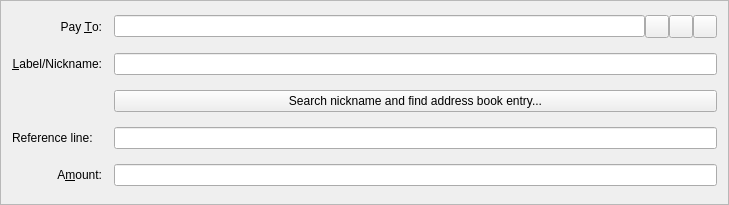
<?xml version="1.0" encoding="UTF-8"?>
<ui version="4.0">
 <class>SendCoinsEntry</class>
 <widget class="QFrame" name="SendCoinsEntry">
  <property name="geometry">
   <rect>
    <x>0</x>
    <y>0</y>
    <width>729</width>
    <height>205</height>
   </rect>
  </property>
  <property name="windowTitle">
   <string>Form</string>
  </property>
  <property name="frameShape">
   <enum>QFrame::StyledPanel</enum>
  </property>
  <property name="frameShadow">
   <enum>QFrame::Sunken</enum>
  </property>
  <layout class="QGridLayout" name="gridLayout">
   <property name="spacing">
    <number>12</number>
   </property>
   <item row="8" column="0">
    <widget class="QLabel" name="label">
     <property name="text">
      <string>A&amp;mount:</string>
     </property>
     <property name="alignment">
      <set>Qt::AlignRight|Qt::AlignTrailing|Qt::AlignVCenter</set>
     </property>
     <property name="buddy">
      <cstring>payAmount</cstring>
     </property>
    </widget>
   </item>
   <item row="3" column="0">
    <widget class="QLabel" name="label_2">
     <property name="text">
      <string>Pay &amp;To:</string>
     </property>
     <property name="alignment">
      <set>Qt::AlignRight|Qt::AlignTrailing|Qt::AlignVCenter</set>
     </property>
     <property name="buddy">
      <cstring>payTo</cstring>
     </property>
    </widget>
   </item>
   <item row="8" column="2">
    <widget class="BitcoinAmountField" name="payAmount"/>
   </item>
   <item row="5" column="0">
    <widget class="QLabel" name="label_4">
     <property name="text">
      <string>&amp;Label/Nickname:</string>
     </property>
     <property name="alignment">
      <set>Qt::AlignRight|Qt::AlignTrailing|Qt::AlignVCenter</set>
     </property>
     <property name="buddy">
      <cstring>addAsLabel</cstring>
     </property>
    </widget>
   </item>
   <item row="3" column="2">
    <layout class="QHBoxLayout" name="payToLayout">
     <property name="spacing">
      <number>0</number>
     </property>
     <item>
      <widget class="QValidatedLineEdit" name="payTo">
       <property name="toolTip">
        <string>The address to send the payment to (e.g. 1NS17iag9jJgTHD1VXjvLCEnZuQ3rJDE9L)</string>
       </property>
       <property name="maxLength">
        <number>34</number>
       </property>
      </widget>
     </item>
     <item>
      <widget class="QToolButton" name="addressBookButton">
       <property name="toolTip">
        <string>Choose address from address book</string>
       </property>
       <property name="text">
        <string/>
       </property>
       <property name="icon">
        <iconset resource="../bitcoin.qrc">
         <normaloff>:/icons/address-book</normaloff>:/icons/address-book</iconset>
       </property>
       <property name="shortcut">
        <string>Alt+A</string>
       </property>
      </widget>
     </item>
     <item>
      <widget class="QToolButton" name="pasteButton">
       <property name="toolTip">
        <string>Paste address from clipboard</string>
       </property>
       <property name="text">
        <string/>
       </property>
       <property name="icon">
        <iconset resource="../bitcoin.qrc">
         <normaloff>:/icons/editpaste</normaloff>:/icons/editpaste</iconset>
       </property>
       <property name="shortcut">
        <string>Alt+P</string>
       </property>
      </widget>
     </item>
     <item>
      <widget class="QToolButton" name="deleteButton">
       <property name="toolTip">
        <string>Remove this recipient</string>
       </property>
       <property name="text">
        <string/>
       </property>
       <property name="icon">
        <iconset resource="../bitcoin.qrc">
         <normaloff>:/icons/remove</normaloff>:/icons/remove</iconset>
       </property>
      </widget>
     </item>
    </layout>
   </item>
   <item row="5" column="2">
    <widget class="QValidatedLineEdit" name="addAsLabel">
     <property name="toolTip">
      <string>Enter a label for this address to add it to your address book</string>
     </property>
    </widget>
   </item>
   <item row="7" column="2">
    <widget class="QLineEdit" name="referencelineEdit"/>
   </item>
   <item row="7" column="0">
    <widget class="QLabel" name="label_3">
     <property name="text">
      <string>Reference line:</string>
     </property>
    </widget>
   </item>
   <item row="6" column="2">
    <widget class="QPushButton" name="searchnick">
     <property name="text">
      <string>Search nickname and find address book entry...</string>
     </property>
    </widget>
   </item>
  </layout>
 </widget>
 <customwidgets>
  <customwidget>
   <class>BitcoinAmountField</class>
   <extends>QLineEdit</extends>
   <header>bitcoinamountfield.h</header>
   <container>1</container>
  </customwidget>
  <customwidget>
   <class>QValidatedLineEdit</class>
   <extends>QLineEdit</extends>
   <header>qvalidatedlineedit.h</header>
  </customwidget>
 </customwidgets>
 <resources>
  <include location="../bitcoin.qrc"/>
 </resources>
 <connections/>
</ui>
